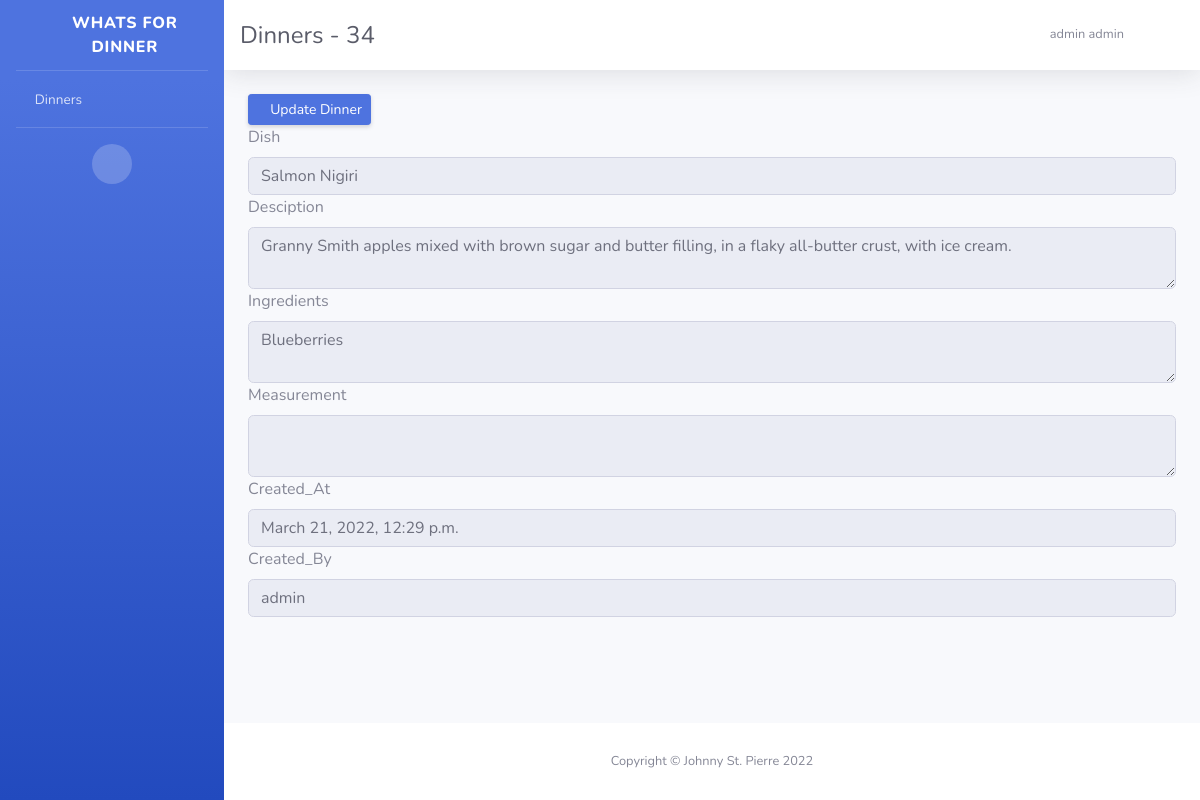
The page /dinners/34 (signed in) on the database its author committed.
### whatsfordinner/models.py (models this page shows, shortened)
class Dinner(models.Model):
    dish = models.CharField(max_length=50)
    description = models.TextField(blank=True)
    ingredient = models.TextField(blank=True)
    measurement = models.TextField(blank=True)
    Created_At = models.DateTimeField(auto_now_add=True)
    Created_By = models.ForeignKey(User, on_delete=models.PROTECT, editable=False, related_name='Dinner_created')
    class Meta:
        app_label = 'whatsfordinner'

### whatsfordinner/views.py (the view)
# urls.py: path('dinners/<int:pk>', views.DinnerDetailView, name='dinner_detail'),
@login_required(login_url='/accounts/login/')
def DinnerDetailView(request, pk):
    dinner = Dinner.objects.get(id=pk)
    return render(request, 'whatsfordinner/dinner_detail_view.html',{'dinner':dinner})

### whatsfordinner/templatetags/avatar.py (called while the page is built)
@register.filter
def avatar(user):
    letter = user.first_name[0].upper() + user.last_name[0].upper() if user.first_name else '?'
    color_ix = ColorHash(user.id)
    context = {'color_ix': color_ix.hex, 'letter': letter}
    return render_to_string('avatar.html', context)

### whatsfordinner/utils.py (called while the page is built)
def set_current_user(user):
    _thread_locals.user=user

def remove_current_user():
    _thread_locals.user = None

### templates/whatsfordinner/dinner_detail_view.html (shortened to what this page needs)
{% extends 'base.html' %}
{% block title %}Dinners - {{ dinner.id }}{% endblock title %}
{% block content %}
    <a href="{% url 'dinner_update' dinner.id %}" class="d-sm-inline-block btn btn-sm btn-primary shadow-sm"><i class="fas fa-download fa-sm text-white-50"></i> Update Dinner</a>
    <div class="form-group">
        <label for="dinnerDescription">Dish</label>
        <input disabled type="text" class="form-control" id="dinnerDish" name="dinnerDish" value="{{ dinner.dish }}">
        <label for="dinnerDescription">Desciption</label>
        <textarea disabled class="form-control" id="dinnerDescription" name="dinnerDescription">{{ dinner.description }}</textarea>
        <label for="dinnerIngredient">Ingredients</label>
        <textarea disabled class="form-control" id="dinnerIngredient" name="dinnerIngredient">{{ dinner.ingredient }}</textarea>
        <label for="Measurement">Measurement</label>
        <textarea disabled class="form-control" id="dinnerMeasurement" name="dinneMeasurement" >{{ dinner.measurement }}</textarea>
        <label for="dinnerCreated_At">Created_At</label>
        <input disabled type="text" class="form-control" id="dinnerDish" name="dinnerDish" value="{{ dinner.Created_At }}">
        <label for="dinnerCreated_By">Created_By</label>
        <input disabled type="text" class="form-control" id="dinnerDish" name="dinnerDish" value="{{ dinner.Created_By }}">
    </div>
{% endblock content %}

### templates/base.html (shortened to what this page needs)
<!DOCTYPE html>
<html lang="en">
{% load static %}
{% load avatar %}
<head>
    <link href="{% static "vendor/fontawesome-free/css/all.min.css" %}?v=1.0" rel="stylesheet" type="text/css">
    <link href="{% static "/css/loader.css" %}?v=1.3" rel="stylesheet">
    <link href="{% static "/css/sb-admin-2.min.css" %}?v=1.0" rel="stylesheet">
</head>
<body id="page-top">
    <div id="wrapper">
        <ul class="navbar-nav bg-gradient-primary sidebar sidebar-dark accordion" id="accordionSidebar">
            <a class="sidebar-brand d-flex align-items-center justify-content-center" href="{% url 'home' %}">
                <div class="sidebar-brand-icon rotate-n-15">
                    <i class="fas fa-home"></i>
                </div>
                <div class="sidebar-brand-text mx-3">Whats For Dinner</div>
            </a>
            <hr class="sidebar-divider my-0">
            <li class="nav-item">
                <a class="nav-link" href="{% url 'dinners' %}">
                    <i class="fas fa-tools"></i>
                    <span>Dinners</span></a>
            </li>
            <hr class="sidebar-divider d-none d-md-block">
            <div class="text-center d-none d-md-inline">
                <button class="rounded-circle border-0" id="sidebarToggle"></button>
            </div>
        </ul>
        <div id="content-wrapper" class="d-flex flex-column">
            <div id="content">
                <nav class="navbar navbar-expand navbar-light bg-white topbar mb-4 static-top shadow">
                        <div class="d-sm-flex align-items-center justify-content-between">
                            <h1 class="h3 mb-0 text-gray-800 title-name" >{% block title %}{% endblock title %}</h1>
                        </div>
                    <ul class="navbar-nav ml-auto">
                        <li class="nav-item dropdown no-arrow">
                            <a class="nav-link dropdown-toggle" href="#" id="userDropdown" role="button"
                                data-toggle="dropdown" aria-haspopup="true" aria-expanded="false">
                                <span class="mr-2 d-none d-lg-inline text-gray-600 small">{{ user.first_name }} {{ user.last_name }}</span>
                                {{ user|avatar }}
                            </a>
                        </li>
                    </ul>
                </nav>
                <div class="container-fluid">
                    {% block content %}
                    {% endblock content %}
                </div>
            </div>
            <footer class="sticky-footer bg-white">
                <div class="container my-auto">
                    <div class="copyright text-center my-auto">
                        <span>Copyright &copy; Johnny St. Pierre 2022</span>
                    </div>
                </div>
            </footer>
        </div>
    </div>
</body>
</html>

### templates/base.html (style rules this page uses)
.title-name { font-size: 3.0vmin; }

### rows shown on the page
Dinner: id "34", dinnerDish "Salmon Nigiri", dinnerDescription "Granny Smith apples mixed with brown sugar and butter filling, in a flaky all-butter crust, with ice cream.", dinnerIngredient "Blueberries", dinnerDish "March 21, 2022, 12:29 p.m.", dinnerDish "admin"

### other values the page prints
{{ user.first_name }} "admin"
{{ user.last_name }} "admin"
